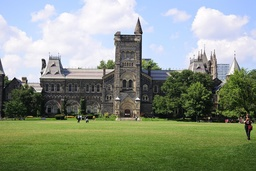
#> input picture A2/image2.jpg, 256 x 171 px, shrunk from 1080 x 720 before the run, found by its file name
$ jupyter execute Part3.ipynb   (shell and % lines are left out)   (older library calls are emulated)
#> lines starting #> are read from the running program, lines starting #| are printed output that depends on the picture; long printed decimals are rounded
[cell 1]
from google.colab import drive
drive.mount('/content/drive')

[cell 2]
# install OpenCV

# the usual ...
import matplotlib.pyplot as plt
import numpy as np
from skimage import img_as_float
import cv2
import scipy.linalg as la

[cell 3]
#Use gray img to create Second moment matrix
def CreateEigenMat(img, window_size, sigma):
  # return 2 matrix, one stores the lamda1's value for each pixel.
  # the other stores lamda2's value.
  rows,cols = img.shape
  #blur the image to denoise
  blur = cv2.GaussianBlur(img,(5,5),7)

  #use Sobel filter to get img gradient
  Ix = cv2.Sobel(blur, cv2.CV_64F, 1, 0, ksize=5)
  Iy = cv2.Sobel(blur, cv2.CV_64F, 0, 1, ksize=5)
  IxIy = np.multiply(Ix, Iy)
  Ix2 = np.multiply(Ix, Ix)
  Iy2 = np.multiply(Iy, Iy)
  Ix2_blur = cv2.GaussianBlur(Ix2,window_size,sigma)
  Iy2_blur = cv2.GaussianBlur(Iy2,window_size,sigma)
  IxIy_blur = cv2.GaussianBlur(IxIy,window_size,sigma)

  eigen_mat = np.zeros((rows,cols))
  lamda1 = np.zeros([rows,cols])
  lamda2 = np.zeros([rows,cols])
  for i in range(rows):
    for j in range(cols):
      M = np.zeros((2,2))
      M[0,0] = Ix2_blur[i,j]
      M[0,1] = IxIy_blur[i,j]
      M[1,0] = IxIy_blur[i,j]
      M[1,1] = Iy2_blur[i,j]
      #calulate eigenvalues for this pixel
      eigvals, eigvecs = la.eig(M)
      #M is symmetric, eigenvalues are real([ 1. -2.])
      eigvals = eigvals.real
      lamda1[i,j] = eigvals[0]
      lamda2[i,j] = eigvals[1]
  return lamda1,lamda2

[cell 4]
def Threshold(lamda1,lamda2):
  lamda1_thres = 0.05*np.max(lamda1)
  lamda2_thres = 0.05*np.max(lamda2)

  Threshold = min(lamda1_thres,lamda2_thres)
  print('lamda1_thres is,', lamda1_thres)
  print('lamda2_thres is,',lamda2_thres)
  print('Threshold is,', Threshold)
  return Threshold

def harris_corner_detector(img,thres,lamda1, lamda2):
  #Draw the corner on the original colorful img
  rows,cols = img.shape[0:2]
  for i in range(rows):
    for j in range(cols):
      if min(lamda1[i,j],lamda2[i,j])>thres:
       #This pixel is a corner
        img[i,j,:] = (255,0,0)
  return img

[cell 5]
# read an image (make sure CavePainting.jpg is in the main folder in your Google Drive)
img = cv2.imread('/content/drive/My Drive/Colab Notebooks/Assignments/A2/image2.jpg')
#> img is the input picture: shape (171, 256, 3); mean B, G, R 130.1, 147.2, 135.9
img = cv2.cvtColor(img, cv2.COLOR_BGR2RGB)
gray = cv2.cvtColor(img, cv2.COLOR_RGB2GRAY)
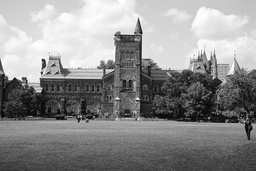
#> gray: shape (171, 256); min 1, max 255, mean 141.9
print(img.shape)
#| (171, 256, 3)
lamda1,lamda2 = CreateEigenMat(gray,(21,21), 3)
#> in CreateEigenMat, `blur = cv2.GaussianBlur(img,(5,5),7)`:
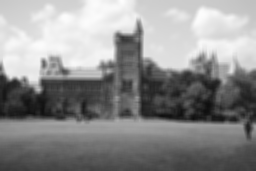
#> blur: shape (171, 256); min 13, max 253, mean 141.9
#> in CreateEigenMat, `Iy = cv2.Sobel(blur, cv2.CV_64F, 0, 1, ksize=5)`:
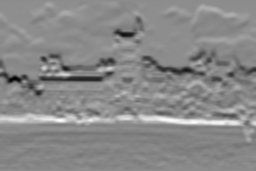
#> Iy: shape (171, 256) float64; min -4645, max 3792, mean -107.2; drawn with min black and max white
#> in CreateEigenMat, `IxIy = np.multiply(Ix, Iy)`:
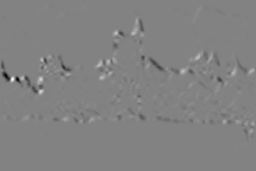
#> IxIy: shape (171, 256) float64; min -11996768, max 11480963, mean -18074.4; drawn with min black and max white
#> in CreateEigenMat, `Iy2 = np.multiply(Iy, Iy)`:
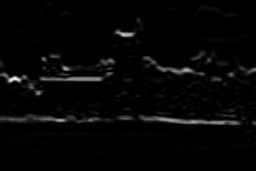
#> Iy2: shape (171, 256) float64; min 0, max 21576025, mean 527204.9; drawn with min black and max white
#> in CreateEigenMat, `Ix2_blur = cv2.GaussianBlur(Ix2,window_size,sigma)`:
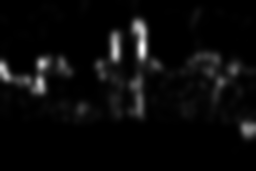
#> Ix2_blur: shape (171, 256) float64; min 119.1, max 7633682.3, mean 323646.1; drawn with min black and max white
#> in CreateEigenMat, `Iy2_blur = cv2.GaussianBlur(Iy2,window_size,sigma)`:
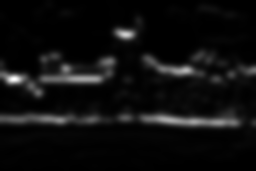
#> Iy2_blur: shape (171, 256) float64; min 551.8, max 9035199.5, mean 527162.4; drawn with min black and max white
#> in CreateEigenMat, `IxIy_blur = cv2.GaussianBlur(IxIy,window_size,sigma)`:
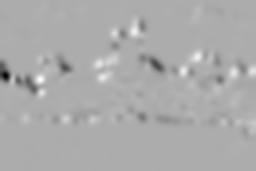
#> IxIy_blur: shape (171, 256) float64; min -3886123.3, max 1861818.9, mean -18354.1; drawn with min black and max white
print(lamda1.shape)
#| (171, 256)

[cell 6]
thres = Threshold(lamda1,lamda2)
#> in Threshold, `lamda1_thres = 0.05*np.max(lamda1)`: lamda1_thres = 427033.8
#> in Threshold, `lamda2_thres = 0.05*np.max(lamda2)`: lamda2_thres = 452299.1
#> in Threshold, `Threshold = min(lamda1_thres,lamda2_thres)`: Threshold = 427033.8
#| lamda1_thres is, 427033.824
#| lamda2_thres is, 452299.060
#| Threshold is, 427033.824
#> thres = 427033.8
image = harris_corner_detector(img,thres,lamda1,lamda2)
#> after the loop in harris_corner_detector, `for i in range(rows):`:
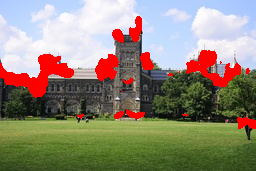
#> img: shape (171, 256, 3); mean R, G, B 145.3, 136, 119.3

[cell 7]
#draw the scatterplot
area = np.pi*3
flatten_lamda1 = lamda1.flatten()
flatten_lamda2 = lamda2.flatten()
plt.scatter(flatten_lamda1,flatten_lamda2, c='black',alpha=0.5)
plt.title('Scatter plot of lamda1 and lamda2')
plt.xlabel('lamda1')
plt.ylabel('lamda2')
plt.show()
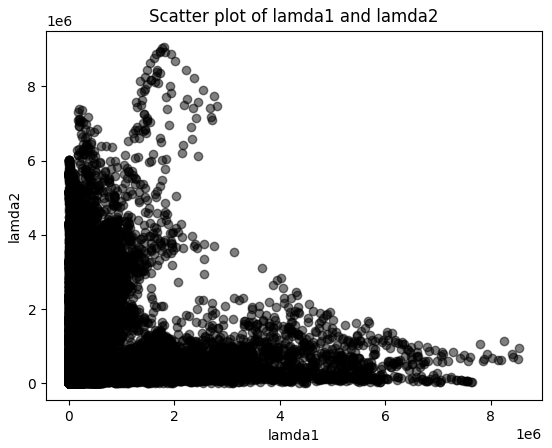
#> figure drawn by matplotlib, 1 panel

$ run again, with A2/image1.jpg copied over A2/image2.jpg
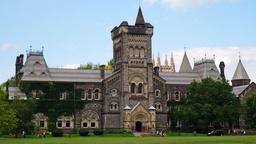
#> input picture A2/image1.jpg, 256 x 144 px, shrunk from 1280 x 720 before the run, found by its file name
#> img is the input picture: shape (144, 256, 3); mean B, G, R 135, 136.1, 123.2
#| (144, 256, 3)
#| (144, 256)
#> lamda1_thres = 464526.7
#> lamda2_thres = 378477.2
#| lamda1_thres is, 464526.690
#| lamda2_thres is, 378477.173
#| Threshold is, 378477.173
#> `plt.show()`:
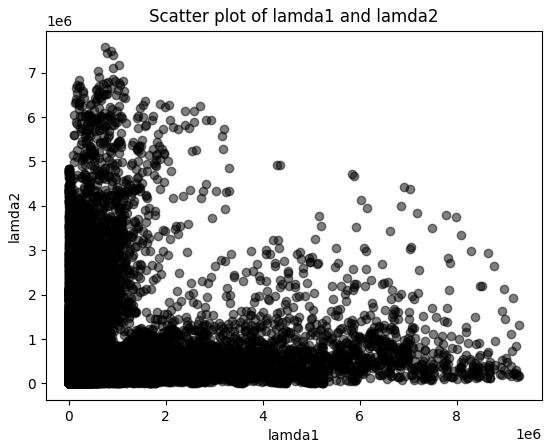
#> figure drawn by matplotlib, 1 panel
